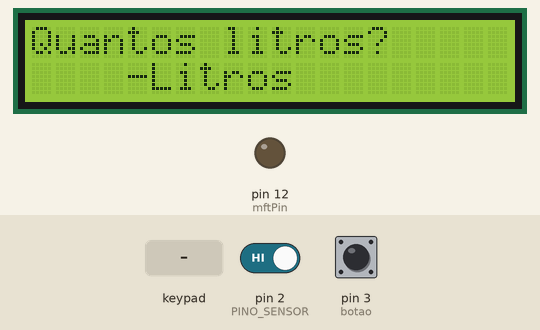
Bench run of a sketch on a simulated Arduino Uno, built with avr-gcc and run on an emulated ATmega328P. Shown: 20×2 character LCD, output pins drawn as LEDs (lit = HIGH). The inputs (shaded band) are chosen by the test bench; at power-on: pin 3 (botao) HIGH, pin 2 (PINO_SENSOR) HIGH. Pins used as bus, display or sensor lines are not drawn.

Above: at 3.2 s.
3.3 s: keypad keys 1 2 # pressed 0.4 s apart
At 4.4 s:
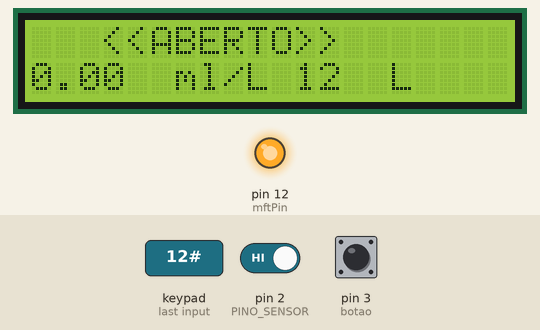
6.0 s: pin 3 (botao) pulled LOW for 0.15 s
At 7.3 s:
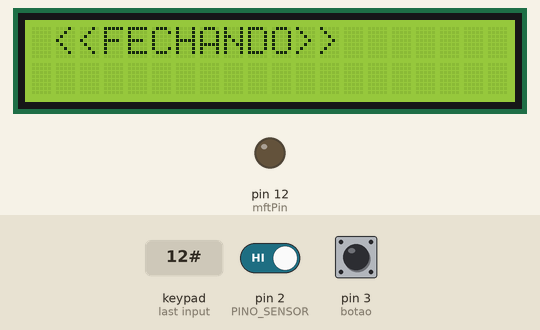
9.1 s: key '2' pressed
At 10.1 s:
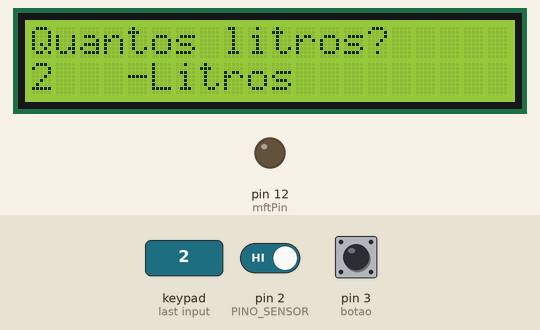
10.6 s: key '1' pressed
At 11.4 s:
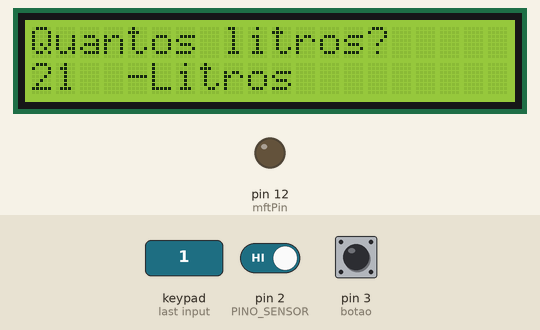
12.1 s: keypad keys 1 2 pressed 0.4 s apart
At 12.8 s:
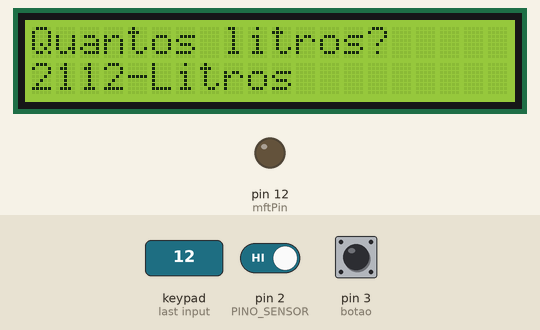
Timing chart, 0 to 15.1 s (numbered marks = the images above; inputs shaded):
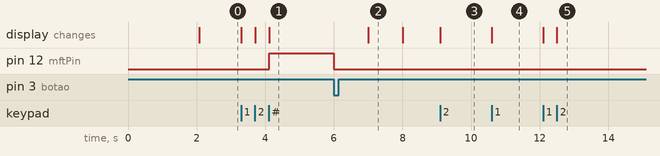

The sketch:

sensor_de_fluxo_solenoide_com_solicita_o_em_litros1.ino
```cpp
#include <Keypad.h>  // Biblioteca do keypad
#define L1 4         // keypad - Linha 1
#define L2 5         // keypad - Linha 2
#define L3 6         // keypad - Linha 3
#define L4 7         // keypad - Linha 4
#define C1 8         // keypad - Coluna 1
#define C2 9         // keypad - Coluna 2
#define C3 10        // keypad - Coluna 3
//# define C4 11 // keypad - Coluna 4
#include <LiquidCrystal.h>  // Biblioteca do LCD
#define RS 18               // LCD Rs (Reset)
#define E 19                // LCD En (Enable)
#define DB4 14              // LCD data 0
#define DB5 15              // LCD data 1
#define DB6 16              // LCD data 2
#define DB7 17              // LCD data 3
#define mftPin 12           // Pino do Mosfet
#define botao 3             // Botão interrupção
#define sensorPin 2         // Pino do Sensor
/************************************************************************************************/
// DECLARÇÕES DE VARIAVEIS PARA O TECLADO
byte col = 0;
byte letra = 0;
int totalDigitado = 0;
String valorDigitado = "";
char teclaPressionada;
const byte linhas = 4;   // Declarações de quantas linhas do keypad
const byte colunas = 4;  // Declarações de quantas colunas do keypad
/************************************************************************************************/
// DECLARÇÕES DE VARIAVEIS PARA O LCD
LiquidCrystal lcd(RS, E, DB4, DB5, DB6, DB7);
/************************************************************************************************/
// DECLARÇÕES DE VARIAVEIS PARA O SENSORFLUXO
byte cancelar = 0;
int leitura = 0;
// definicao do pino do sensor e de interrupcao
const int INTERRUPCAO_SENSOR = 0;  // interrupt = 0 equivale ao pino digital 2
const int PINO_SENSOR = 2;
// definicao da variavel de contagem de voltas
unsigned long contador = 0;
// definicao do fator de calibracao para conversao do valor lido
const float FATOR_CALIBRACAO = 7.3;
// definicao das variaveis de fluxo e volume
float fluxo = 0;
float volume = 0;
float volume_total = 0;
// definicao da variavel de intervalo de tempo
unsigned long tempo_antes = 0;
/************************************************************************************************/
// CONSTRUÇÃO DA MATRIZ DE CARACTERES
char hexaKeys[linhas][colunas] = {
{'1', '2', '3'},
{'4', '5', '6'},
{'7', '8', '9'},
{'*', '0', '#'}
};
byte linhasPins[linhas] = {L1, L2, L3, L4};  // PINOS UTILIZADOS PELAS LINHAS
byte colunasPins[colunas] = {C1, C2, C3};    // PINOS UTILIZADOS PELAS COLUNAS

// INICIALIZAÇÃO DO TECLADO
Keypad tecladoSimples =
    Keypad(makeKeymap(hexaKeys), linhasPins, colunasPins, linhas, colunas);
/************************************************************************************************/
void setup() {
  // CONFIGURANDO PINO DO lCD
  pinMode(RS, OUTPUT);
  pinMode(E, OUTPUT);
  pinMode(DB4, OUTPUT);
  pinMode(DB5, OUTPUT);
  pinMode(DB6, OUTPUT);
  pinMode(DB7, OUTPUT);

  // configuracao do pino do sensor como entrada em nivel logico alto
  pinMode(PINO_SENSOR, INPUT_PULLUP);
  pinMode(mftPin, OUTPUT);
  pinMode(botao, INPUT_PULLUP);

  digitalWrite(RS, LOW);
  digitalWrite(E, HIGH);
  digitalWrite(mftPin, LOW);

  // INICIALIZAÇÃO DO LCD
  //Serial.begin(9600);
  lcd.begin(20, 2);
  lcd.setCursor(0, 0);
  lcd.print("- - - SEJA - - -");
  lcd.setCursor(0, 1);
  lcd.print(" - BEM VINDO! - ");
  delay(2000);
  lcd.clear();
  attachInterrupt(digitalPinToInterrupt(botao), interrupcao, CHANGE);
}
/************************************************************************************************/
void loop() {
  if (leitura == 0) {
    menuInicial();
    meuTeclado();
  }

  if (leitura == 1) {
    sensorFluxo();
    if ((volume_total < totalDigitado)) {
      digitalWrite(mftPin, HIGH);
    } else if (volume_total > totalDigitado) {
      menuFinal();
    }
    if (cancelar == 1) {
      menuFinal();
    }
  }
}
void menuInicial() {
  lcd.setCursor(0, 0);
  lcd.print("Quantos litros?");
  lcd.setCursor(4, 1);
  lcd.print("-Litros");
  lcd.setCursor(0, 1);
}
void meuTeclado() {
  teclaPressionada = tecladoSimples.getKey();
  if (teclaPressionada) {
    if (teclaPressionada == '#') {
      if ((totalDigitado > 0) && (totalDigitado < 1001)) {
        lcd.clear();
        leitura = 1;
        col = 0;
      }
    } else {
      if ((teclaPressionada >= '0') && (teclaPressionada <= '9')) {
        lcd.setCursor(col, 1);
        valorDigitado.concat(teclaPressionada);
        totalDigitado = valorDigitado.toInt();
        letra = letra + 1;
        lcd.print(teclaPressionada);
        col++;
        if (col == 5) {
          col--;
          lcd.setCursor(col, 1);
          lcd.print("-");
          col--;
          lcd.setCursor(col, 1);
          lcd.print(" ");
          col--;
          lcd.setCursor(col, 1);
          lcd.print(" ");
          col--;
          lcd.setCursor(col, 1);
          lcd.print(" ");
          col--;
          lcd.setCursor(col, 1);
          lcd.print(" ");
          valorDigitado = "";
          totalDigitado = 0;
          letra = 0;

          lcd.setCursor(col, 1);
          valorDigitado.concat(teclaPressionada);
          totalDigitado = valorDigitado.toInt();
          letra = letra + 1;
          lcd.print(teclaPressionada);
          col++;
        }
      }
      if (teclaPressionada == '*') {
        col--;
        letra--;
        lcd.setCursor(col, 1);
        lcd.print(" ");
        valorDigitado.remove(letra);

        if (col < 0) {
          col = 0;
        }
      }
    }
  }
}
void sensorFluxo() {
  if ((millis() - tempo_antes) > 1000) {
    // desabilita a interrupcao para realizar a conversao do valor de pulsos
    detachInterrupt(INTERRUPCAO_SENSOR);
    // conversao do valor de pulsos para L/min
    fluxo = ((1000.0 / (millis() - tempo_antes)) * contador) / FATOR_CALIBRACAO;
    // calculo do volume em L passado pelo sensor
    volume = fluxo / 60;
    // armazenamento do volume
    volume_total += volume;
    // exibicao do valor de fluxo
    lcd.setCursor(3, 0);
    lcd.print("<<ABERTO>>");
    lcd.setCursor(0, 1);
    lcd.print(volume_total);
    lcd.setCursor(6, 1);
    lcd.print("ml/L");

    lcd.setCursor(11, 1);
    lcd.print(totalDigitado);
    lcd.setCursor(15, 1);
    lcd.print("L");

    // reinicializacao do contador de pulsos
    contador = 0;
    // atualizacao da variavel tempo_antes
    tempo_antes = millis();
    // contagem de pulsos do sensor
    attachInterrupt(INTERRUPCAO_SENSOR, contador_pulso, FALLING);
  }
}
void menuFinal() {
  digitalWrite(mftPin, LOW);
  delay(1000);
  lcd.clear();
  lcd.setCursor(1, 0);
  lcd.print("<<FECHANDO>>");
  delay(1000);
  lcd.clear();
  leitura = 0;
  fluxo = 0;
  totalDigitado = 0;
  volume_total = 0;
  valorDigitado = "";
}
// funcao chamada pela interrupcao para contagem de pulsos
void contador_pulso() { contador++; }

void interrupcao() {
  static unsigned long last_interrupt_time = 0;
  unsigned long interrupt_time = millis();
  if (interrupt_time - last_interrupt_time > 200) {
    cancelar = !cancelar;
  }
  last_interrupt_time = interrupt_time;
}
```

Measured:
- after the input at 3.3 s, pin 12 (mftPin): LOW → HIGH after 0.82 s; the display: first changes at once (image 1 shows a later state)
- after the input at 6.0 s, pin 12 (mftPin): HIGH → LOW at once; the display: changes after 1.0 s (image 2)
- after the input at 9.1 s, the display: changes at once (image 3)
- after the input at 10.6 s, the display: changes at once (image 4)
- after the input at 12.1 s, the display: first changes at once (image 5 shows a later state)
- what the display in image 2 shows lasts 1.0 s, from 7.0 s to 8.0 s
